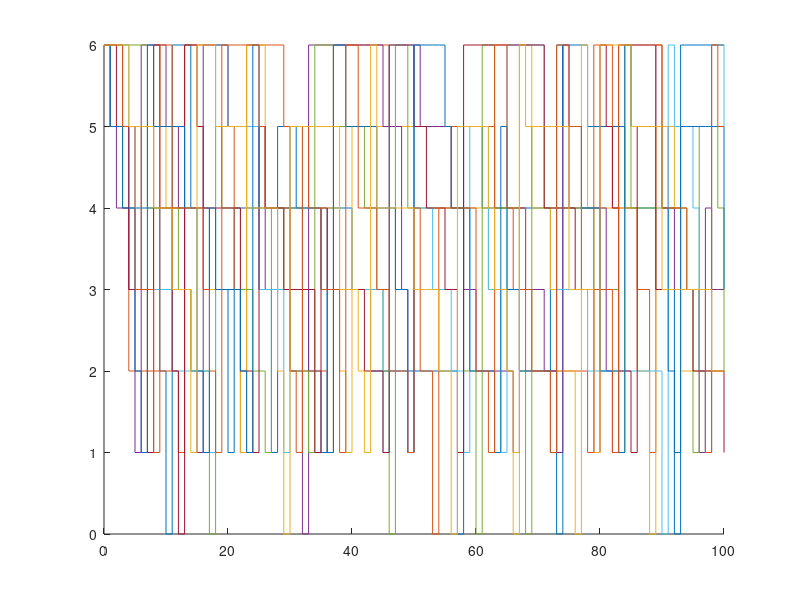
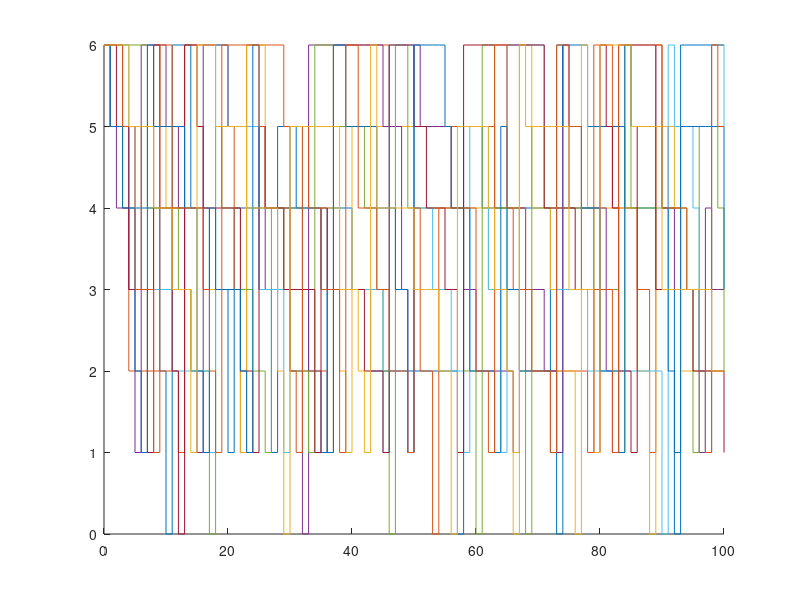
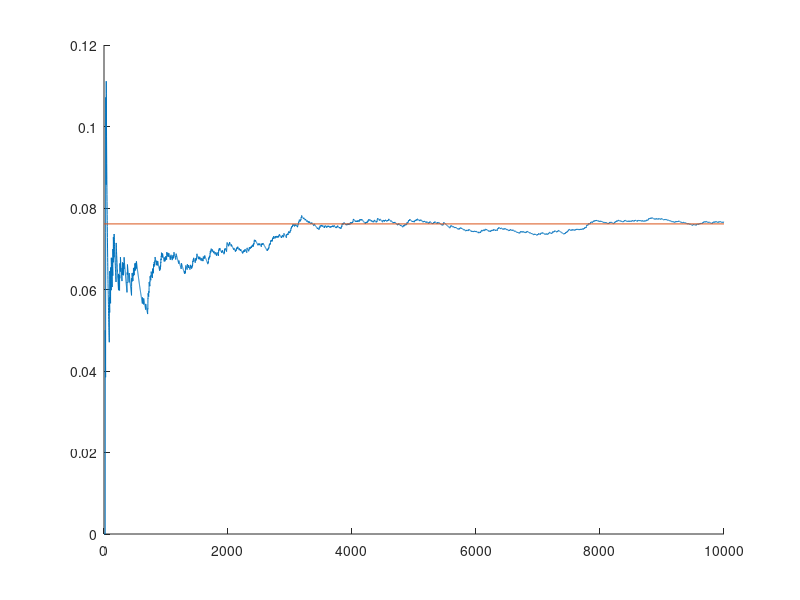
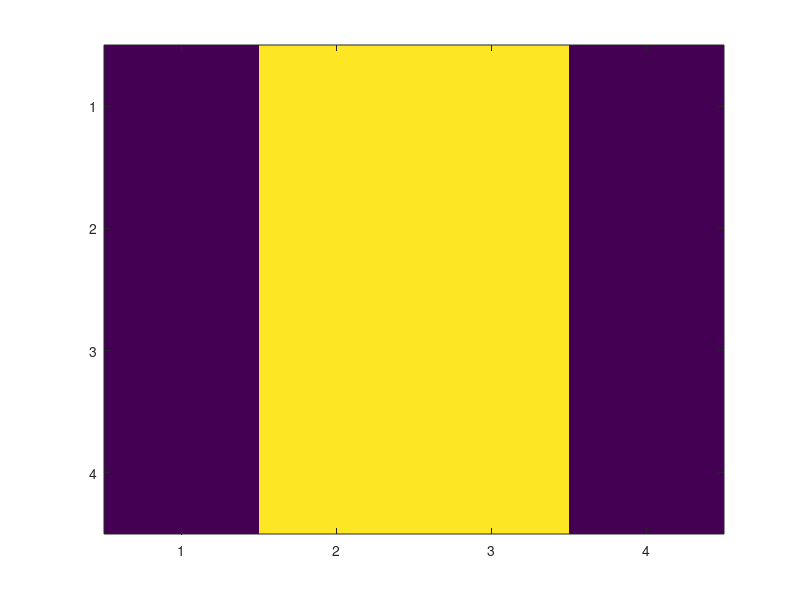

Here is the MATLAB script that generated these plots, in order:
C = 6;
D = 2;

X_set = [0:C]';
U_set = [0:C]';
D_set = [0:D]';

n = length(X_set);
m = length(U_set);
p = length(D_set);

p_d = [0.7;0.2;0.1]; 

T = 100;


n_runs = 10;
figure;hold on
for j = 1:n_runs
rng(j)
x = zeros(1,T+1);
x(1) = C;
for i = 1:T
    if x(i) <= 1
        u = C-x(i);
    else
        u = 0;
    end
    r = 1-rand;
    d = find(r < cumsum(p_d),1) - 1;
    x(i+1) = min(max(0,x(i)-d+u),C);
end

stairs(0:T,x)
end


%%
P = zeros(C+1,C+1);
P(1,end:-1:end-D) = p_d;
P(2,end:-1:end-D) = p_d;
for i = 3:C+1
    P(i,i-2+[D:-1:0]) = p_d;
end

figure;hold on
for j = 1:n_runs
rng(j)
x = zeros(1,T+1);
x(1) = C;
for i = 1:T
    r = rand;
    x(i+1) = find(r < cumsum(P(x(i)+1,:)),1) - 1;
end

stairs(0:T,x)
end


%% What is the probability that we reorder at time 25 - P(x_25 \in {0,1})
d0 = [zeros(1,C),1];
d_25 = d0*P^25;

P_reorder = d_25(1)+d_25(2)

%% Confirm this with Monte Carlo

T = 25;
n_runs = 1e4;

% figure;hold on
prob = zeros(1,n_runs);
for j = 1:n_runs
rng(j)
x = zeros(1,T+1);
x(1) = C;
for i = 1:T
    r = rand;
    x(i+1) = find(r < cumsum(P(x(i)+1,:)),1) - 1;
end
if j >= 2
    prob(j) = (prob(j-1)*(j-1) + (x(end) <= 1))/j;
end
% plot(0:T,x)
end
figure;hold on
plot(prob)
plot([1 n_runs],[P_reorder P_reorder])

%% Ergodic Chain
P = [0.5 0.5 0.0 0.0;...
     0.3 0.4 0.3 0.0;...
     0.0 0.3 0.4 0.3;...
     0.0 0.0 0.5 0.5];
figure; 
for i = 1:30
    imagesc(P^i)
    pause(0.2)
end
%%
d0 = [1 0 0 0];
d20 = d0*P^25
d0 = [0 0 0 1];
d20 = d0*P^25

%% Absorbing Chain
% P = [1.0 0.0 0.0 0.0 0.0 0.0 0.0;...
%      0.4 0.3 0.3 0.0 0.0 0.0 0.0;...
%      0.0 0.4 0.3 0.3 0.0 0.0 0.0;...
%      0.0 0.0 0.4 0.3 0.3 0.0 0.0;...
%      0.0 0.0 0.0 0.4 0.3 0.3 0.0;...
%      0.0 0.0 0.0 0.0 0.4 0.3 0.3;...
%      0.0 0.0 0.0 0.0 0.0 0.0 1.0];
P = [0.3 0.3 0.0 0.0 0.0 0.0 0.4;...
     0.4 0.3 0.3 0.0 0.0 0.0 0.0;...
     0.0 0.4 0.3 0.3 0.0 0.0 0.0;...
     0.0 0.0 0.4 0.3 0.3 0.0 0.0;...
     0.0 0.0 0.0 0.4 0.3 0.3 0.0;...
     0.0 0.0 0.0 0.0 0.0 1.0 0.0;...
     0.0 0.0 0.0 0.0 0.0 0.0 1.0];
figure; 
for i = 1:50
    imagesc(P^i)
    pause(0.01)
end 
 